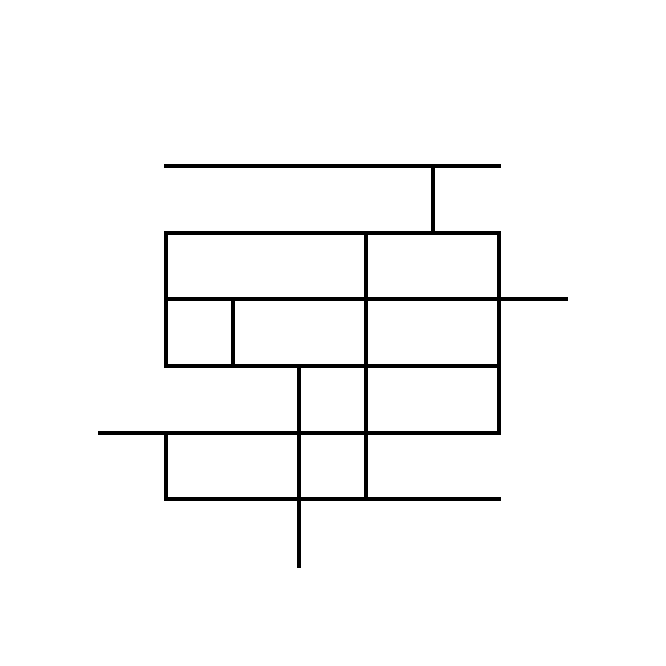
Frame 1 (no input)
Frame 60 (the mouse pressed at the canvas centre just before this capture): identical to frame 1, image omitted
Frame 120 (the mouse held since frame 60 and released just before this capture): identical to frame 1, image omitted

The Processing sketch that drew this single still picture (run headless with seeded random() and noise(); from frame 60 on, the mouse is pressed at the canvas centre):

// Processing sketch: demo_240905a_lines
// ── demo_240905a_lines.pde
PVector a, b;
void setup(){
  size(666, 666);
  strokeWeight(4);
  strokeCap(PROJECT);
  noSmooth();
  a = new PVector(0, 0);
  b = new PVector(0, 0);
}

void draw(){
  background(#ffffff);
  
  // horizontal line base
  a.set(width * 0.25, height * 0.25); //y: 25%
  b.set(width * 0.75, height * 0.25);
  line(a.x, a.y, b.x, b.y);
  a.y += height * 0.10; // 35%
  b.y += height * 0.10;
  line(a.x, a.y, b.x, b.y);
  a.y += height * 0.10; // 45%
  b.y += height * 0.10;
  b.x += width * 0.10; // wild line
  line(a.x, a.y, b.x, b.y);
  b.x -= width * 0.10; // back to business
  a.y += height * 0.10; // 55%
  b.y += height * 0.10;
  line(a.x, a.y, b.x, b.y);
  a.y += height * 0.10; // 65%
  b.y += height * 0.10;
  a.x -= width * 0.10; // wild line
  line(a.x, a.y, b.x, b.y);
  a.x += width * 0.10; // back to business
  a.y += height * 0.10; // 75%
  b.y += height * 0.10;
  line(a.x, a.y, b.x, b.y);
  
  // vertical lines -- irregular
  b.set(width*0.25, height*0.65); //25%
  line(a.x, a.y, b.x, b.y);
  a.set(width*0.25, height*0.35);
  b.set(width*0.25, height*0.55);
  line(a.x, a.y, b.x, b.y);
  
  a.set(width*0.35, height*0.55);
  b.set(width*0.35, height*0.45);
  line(a.x, a.y, b.x, b.y);
  
  a.set(width*0.45, height*0.85); // wild line
  b.set(width*0.45, height*0.55);
  line(a.x, a.y, b.x, b.y);
  
  a.set(width*0.55, height*0.35);
  b.set(width*0.55, height*0.75);
  line(a.x, a.y, b.x, b.y);
  
  a.set(width*0.65, height*0.35);
  b.set(width*0.65, height*0.25);
  line(a.x, a.y, b.x, b.y);
  
  a.set(width*0.75, height*0.65);
  b.set(width*0.75, height*0.35);
  line(a.x, a.y, b.x, b.y);
  
  if(frameCount == 1){
    save("output.png");
    println("saved as output.png!");
  }
  
}
